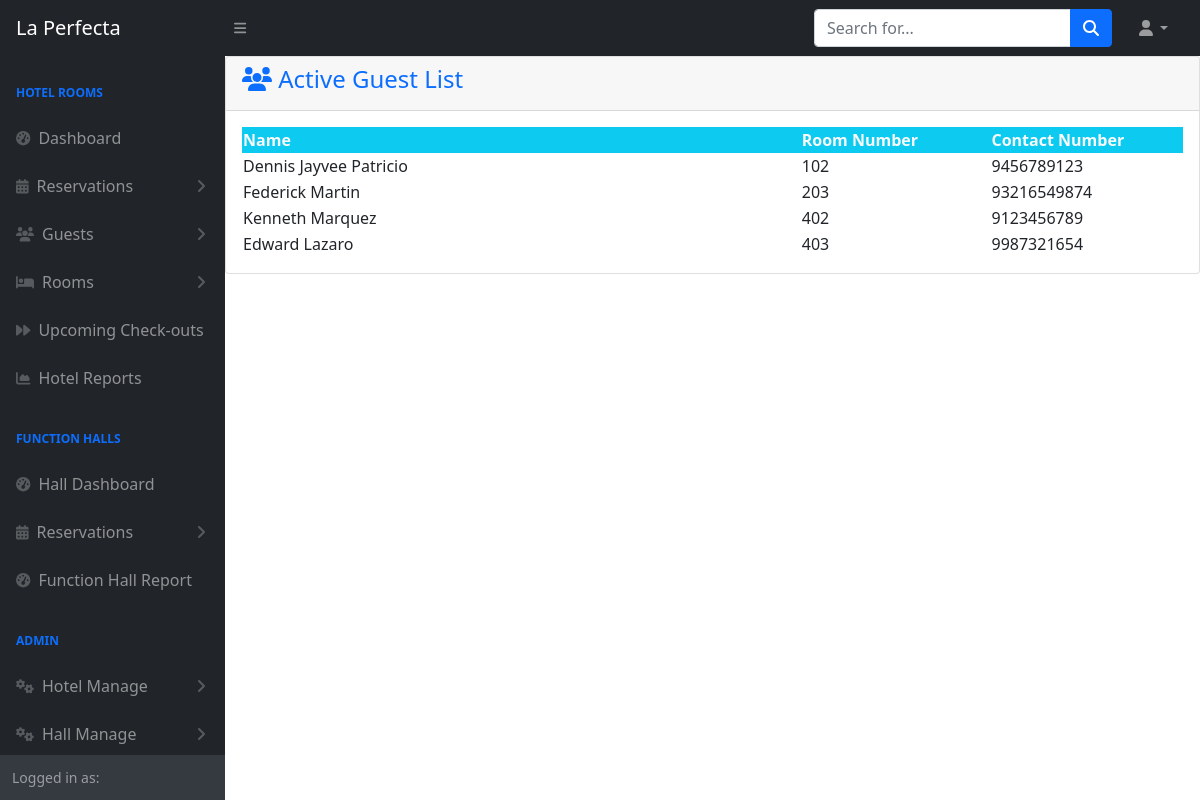
Page /admin/activeguestlist.php on the committed database.
### tables this page shows
CREATE TABLE `tblroom` (
  `Id` int(11) NOT NULL,
  `Number` varchar(255) NOT NULL,
  `RoomTypeId` int(11) NOT NULL,
  `Status` varchar(50) NOT NULL,
  `GuestId` int(11) NOT NULL
);

CREATE TABLE `tblguest` (
  `Id` int(11) NOT NULL,
  `FirstName` varchar(255) NOT NULL,
  `LastName` varchar(255) NOT NULL,
  `Address` varchar(255) NOT NULL,
  `BirthDay` date NOT NULL,
  `Phone` bigint(11) NOT NULL,
  `Company` varchar(255) NOT NULL,
  `CompanyAddress` varchar(255) NOT NULL,
  `Email` varchar(255) NOT NULL,
  `Password` varchar(255) NOT NULL,
  `Otp` int(11) NOT NULL,
  `Verify` int(25) NOT NULL
);

### admin/activeguestlist.php (the view)
<?php
include 'themes/navbar.php';
include 'config.php';
?>
<div class="card mb-4">
    <div class="card-header text-primary">
        <h4><i class="fa-solid fa-users"></i>
        Active Guest List</h4>
    </div>
    <div class="card-body">
        <table id="datatablesSimple" class="table-striped">
            <thead class="bg-info">
                <tr class="text-light">
                    <th>Name</th>
                    <th>Room Number</th>
                    <th>Contact Number</th>
                </tr>
            </thead>
            <tbody>
                <?php
                $sql = "SELECT CONCAT(tblguest.FirstName,' ', tblguest.LastName) AS Name, tblroom.Number, tblguest.Phone
                FROM tblguest
                JOIN tblhotel ON tblhotel.GuestId = tblguest.Id
                JOIN tblroom ON tblhotel.RoomId = tblroom.Id";
                $result = mysqli_query($conn,$sql);
                while ($row = mysqli_fetch_assoc($result)) {
                ?>
                <tr>
                    <td style="width:600px"><?php echo $row['Name'] ?></td>
                    <td style="width:200px"><?php echo $row['Number'] ?></td>
                    <td style="width:200px">
                    <?php echo $row['Phone'] ?>
                    </td>
                </tr>
                <?php } ?>
            </tbody>
        </table>
        <?php include 'themes/footer.php'; ?>

### rows in the picture
tblroom: Name "Dennis Jayvee Patricio", Number "102", GuestId.Phone "9456789123"
tblroom: Name "Federick Martin", Number "203", GuestId.Phone "93216549874"
tblroom: Name "Kenneth Marquez", Number "402", GuestId.Phone "9123456789"
tblroom: Name "Edward Lazaro", Number "403", GuestId.Phone "9987321654"
